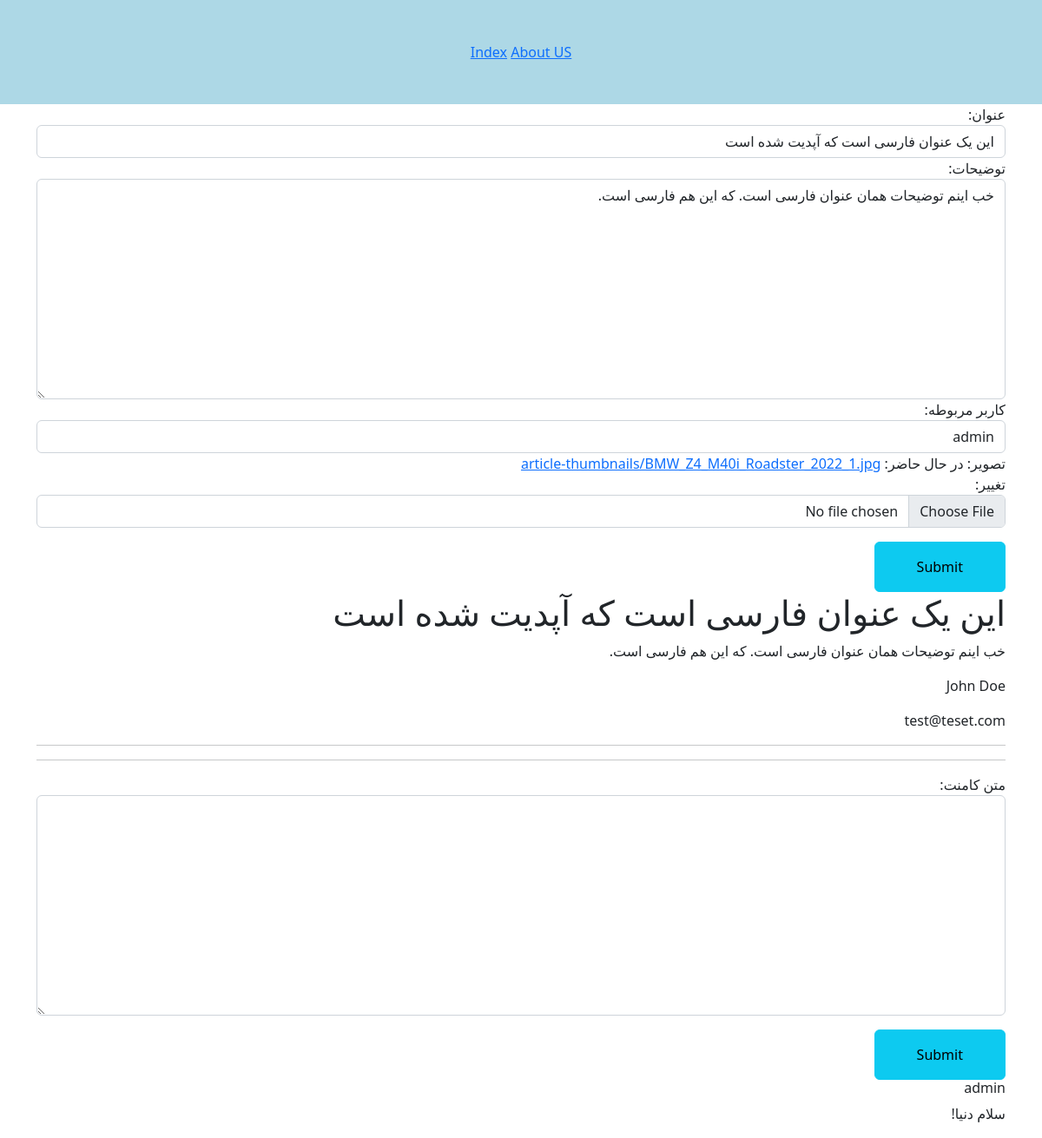
/1/ (signed in), run on an earlier commit of the app's database.
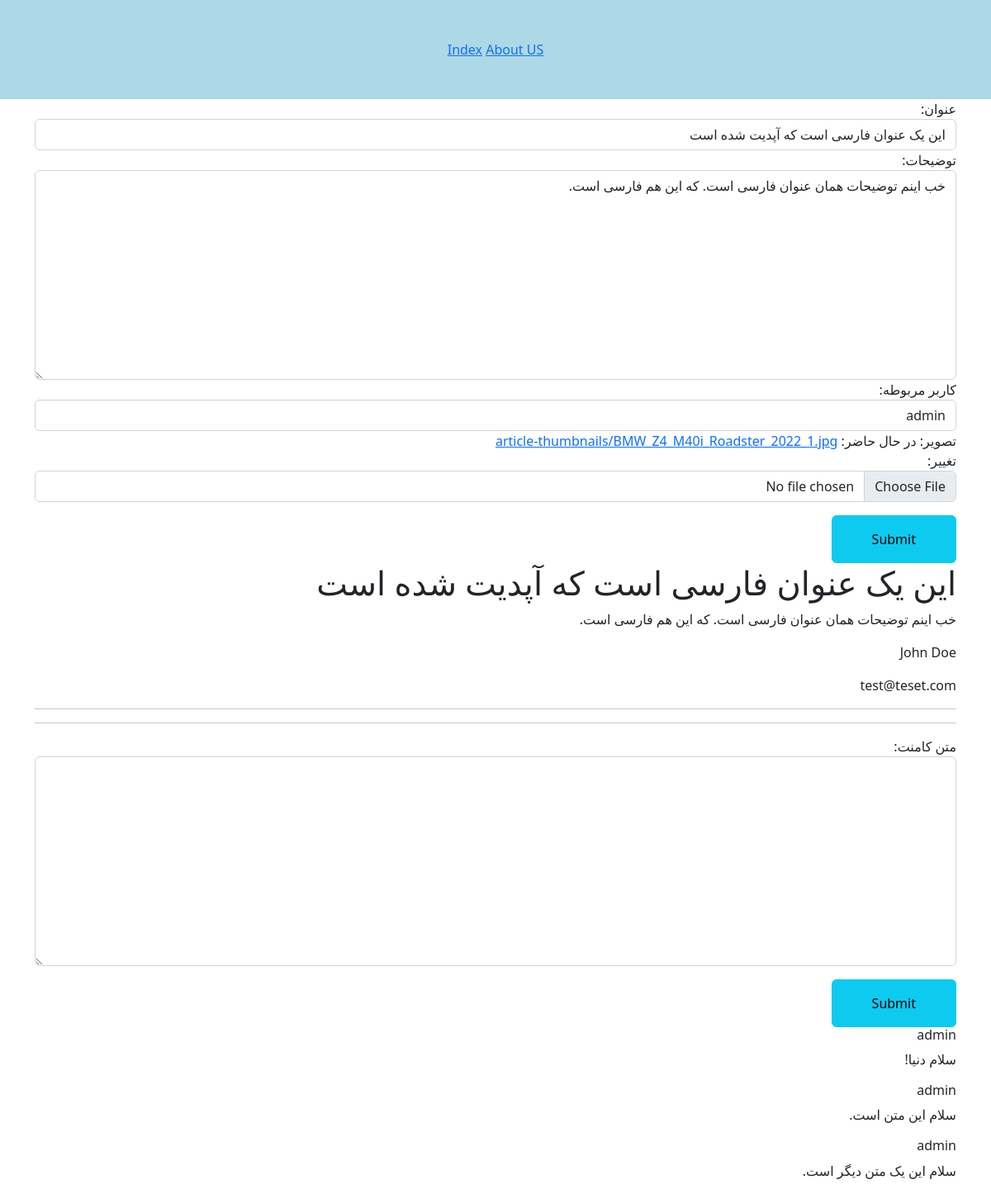
And on a later commit of the database.
### articles/models.py (models this page shows, shortened)
class Comment(models.Model):
    text = models.TextField(verbose_name='متن کامنت')
    related_user = models.ForeignKey(User, on_delete=models.CASCADE, verbose_name='کاربر مربوطه')
    related_article = models.ForeignKey(Article, on_delete=models.CASCADE, verbose_name='مقاله مربوطه')
    class Meta:
        verbose_name = 'کامنت'
        verbose_name_plural = 'کامنت ها'

### articles/views.py (the view)
# urls.py: path('<int:id>/', retrieve, name='Retrieve'),
@login_required
def retrieve(request, id):
    article = Article.objects.get(id=id)
    if request.method == 'POST':
        form = ArticleForm(request.POST or None, request.FILES or None, instance=article)
        if form.is_valid():
            form.save()
        comment_form = CommentForm(request.POST or None)
        if comment_form.is_valid():
            comment_form.save()
    else:
        form = ArticleForm(instance=article)
        comment_form = CommentForm(initial={
            'related_article': id,
            'related_user': request.user.id
        })
    context = {
        'article': article,
        'form': form,
        'comment_form': comment_form
    }
    return render(request, 'retrieve.html', context)

### articles/forms.py
class ArticleForm(ModelForm):
    class Meta:
        model = Article
        fields = '__all__'
    def __init__(self, *args, **kwargs):
        super(ArticleForm, self).__init__(*args, **kwargs)
        for visible in self.visible_fields():
            visible.field.widget.attrs['class'] = 'form-control'

class CommentForm(ModelForm):
    class Meta:
        model = Comment
        fields = '__all__'
        widgets = {
            'related_user': HiddenInput(),
            'related_article': HiddenInput()
        }
    def __init__(self, *args, **kwargs):
        super(CommentForm, self).__init__(*args, **kwargs)
        for visible in self.visible_fields():
            visible.field.widget.attrs['class'] = 'form-control'

### articles/templates/retrieve.html (shortened to what this page needs)
{% extends 'layout.html' %}
{% block content %}
<form method="POST" enctype="multipart/form-data">
    {{form}}
    <input class="btn btn-info py-3 px-5 mt-3" type="submit" value="Submit" >
</form>
<h1>{{article.title}}</h1>
<p>{{article.description}}</p>
<p>{{article.related_user.first_name}} {{article.related_user.last_name}}</p>
<p>{{article.related_user.email}}</p>
<hr><hr>
<form method="POST">
    {{comment_form}}
    <input class="btn btn-info py-3 px-5 mt-3" type="submit" value="Submit" >
</form>
{% for comment in article.comment_set.all %}
    <h6>{{comment.related_user}}</h6>
    <p>{{comment.text}}</p>
{% endfor %}
{% endblock content %}

What changed in the data, as far as the page shows it:
added Comment: related_user "admin", text "سلام این متن است."
added Comment: related_user "admin", text "سلام این یک متن دیگر است."
